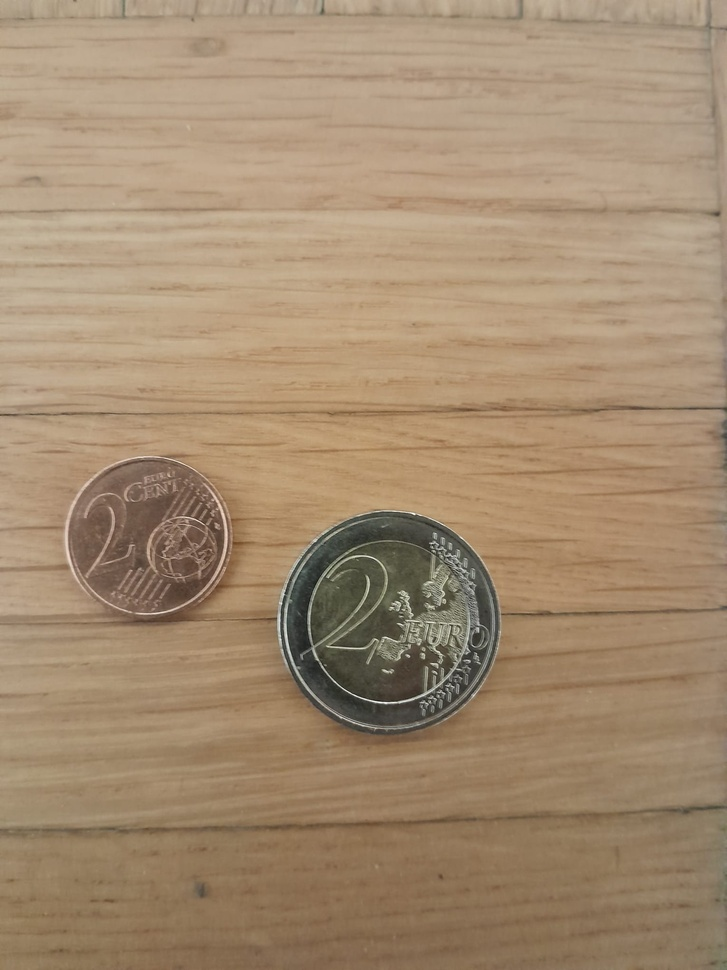
#> input picture test_grp5/0.jpeg, 727 x 970 px, shrunk from 1530 x 2040 before the run
$ python -i evaluate.py   (imports and definitions only)
#> lines starting #> are read from the running program, lines starting #| are printed output that depends on the picture
### test_evaluate.py
import numpy as np
import cv2 as cv
import os
import pandas as pd

# Charger en sautant la première ligne
df = pd.read_csv("data/annotations.csv", skiprows=1)
#> (reads data/annotations.csv from the repository)

# Renommer les colonnes
df = df.rename(columns={
    "Nom image": "image",
    "Nombre de pièces": "count",
    "Valeur monétaire €": "value",
    "Identifiant équipe": "team"
})

# Convertir les valeurs monétaires "6,18" → 6.18
df["value"] = (
    df["value"]
    .astype(str)
    .str.replace(",", ".", regex=False)
)

df["value"] = pd.to_numeric(df["value"], errors="coerce")

# Supprimer les lignes avec valeur manquante
df = df.dropna(subset=["value"])

# Garder seulement les équipes existantes
valid_teams = ["gp1", "gp2", "gp4"]
df = df[df["team"].isin(valid_teams)]

# Supprimer les images qui n'existent pas
def image_exists(row):
    path = os.path.join("data/images", row["team"], row["image"])
    return os.path.exists(path)

df = df[df.apply(image_exists, axis=1)]


# [79 lines left out: function predict_image, not called in this run]


annotations = pd.read_csv("data/annotations_clean.csv")
#> (reads data/annotations_clean.csv from the repository)

count_errors = []
value_errors = []

correct_count = 0
correct_value = 0
correct_both = 0

for _, row in annotations.iterrows():

    image_path = os.path.join("data/images", row["team"], row["image"])

    if not os.path.exists(image_path):
        print("Image introuvable :", image_path)
        continue

    true_count = row["count"]
    true_value = row["value"]

    pred_count, pred_value = predict_image(image_path)

    count_errors.append(abs(pred_count - true_count))
    value_errors.append(abs(pred_value - true_value))

    if pred_count == true_count:
        correct_count += 1

    if abs(pred_value - true_value) <= 0.10:
        correct_value += 1

    if pred_count == true_count and abs(pred_value - true_value) <= 0.10:
        correct_both += 1

print("=== RESULTATS ===")
print("MAE count :", np.mean(count_errors))
print("MAE value :", np.mean(value_errors))
print("Accuracy count :", correct_count, "/", len(annotations))
print("Accuracy value :", correct_value, "/", len(annotations))
print("Accuracy BOTH :", correct_both, "/", len(annotations))

### evaluate.py

import os
import pandas as pd
import numpy as np
from test_evaluate import predict_image
import cv2 as cv

euro_ratios = {
    "2e": 1.00,
    "50c": 0.94,
    "1e": 0.90,
    "20c": 0.86,
    "5c": 0.82,
    "10c": 0.77,
    "2c": 0.73,
    "1c": 0.63
}

coin_values = {
    "2e": 2.00,
    "1e": 1.00,
    "50c": 0.50,
    "20c": 0.20,
    "10c": 0.10,
    "5c": 0.05,
    "2c": 0.02,
    "1c": 0.01
}

def predict_image(image_path):

#> called with image_path = 'test_grp5/0.jpeg'
    original = cv.imread(image_path)
#> original is the input picture: shape (970, 727, 3); mean B, G, R 112.3, 139.6, 163.5
    gray = cv.cvtColor(original, cv.COLOR_BGR2GRAY)
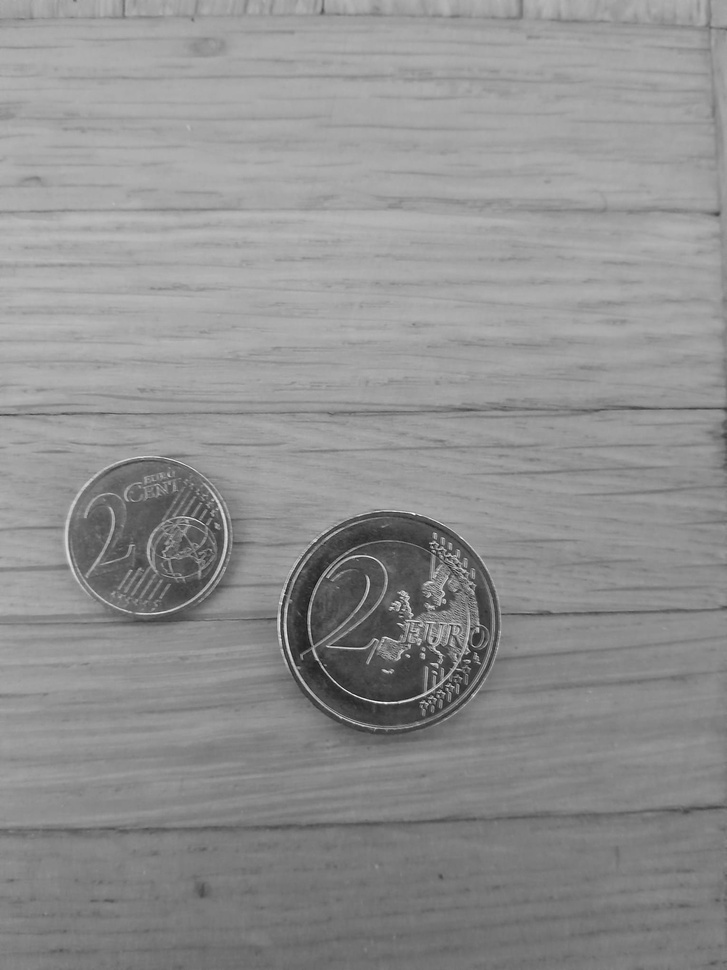
#> gray: shape (970, 727); min 23, max 253, mean 143.7
    blur = cv.GaussianBlur(gray, (9, 9), 2)

    circles = cv.HoughCircles(
        blur,
        cv.HOUGH_GRADIENT,
        dp=1.2,
        minDist=150,
        param1=100,
        param2=70,
        minRadius=80,
        maxRadius=200
    )
#> circles = [[390.6, 622.2, 108.3]]

    if circles is None:
        return 0, 0

    circles = np.uint16(np.around(circles[0]))
#> circles = [[391, 622, 108]]

    radii = [r for (_, _, r) in circles]
#> radii = [108]
    Rmax = max(radii)
#> Rmax = 108

    savings = 0

    for (_, _, r) in circles:
        ratio = r / Rmax

        best_label = None
        best_diff = float("inf")

        for coin, ref in euro_ratios.items():
            diff = abs(ratio - ref)
            if diff < best_diff:
                best_diff = diff
                best_label = coin

        savings += coin_values[best_label]
#> this loop made 1 pass
#> (r, ratio, savings) on pass 1: (108, 1, 2)
#> after the loop, savings = 2

    return len(circles), savings


# ==============================
# 1️⃣ Charger et nettoyer le CSV
# ==============================

annotations = pd.read_csv("data/annotations.csv", header=1)

annotations.columns = ["image", "nb_pieces", "value", "team"]

# Nettoyage colonne value (virgule -> point)
annotations["value"] = (
    annotations["value"]
    .astype(str)
    .str.replace(",", ".", regex=False)
)

annotations["value"] = pd.to_numeric(annotations["value"], errors="coerce")

# Supprimer lignes avec valeurs manquantes
annotations = annotations.dropna()

# [3 lines not run here, left out]

# ==============================
# 2️⃣ Initialisation métriques
# ==============================

count_errors = []
value_errors = []

correct_count = 0
correct_value = 0
correct_both = 0

total_images = 0

# ==============================
# 3️⃣ Boucle d’évaluation
# ==============================

# [56 lines not run here, left out]

>>> result = predict_image('test_grp5/0.jpeg')
#> result = (1, 2)
